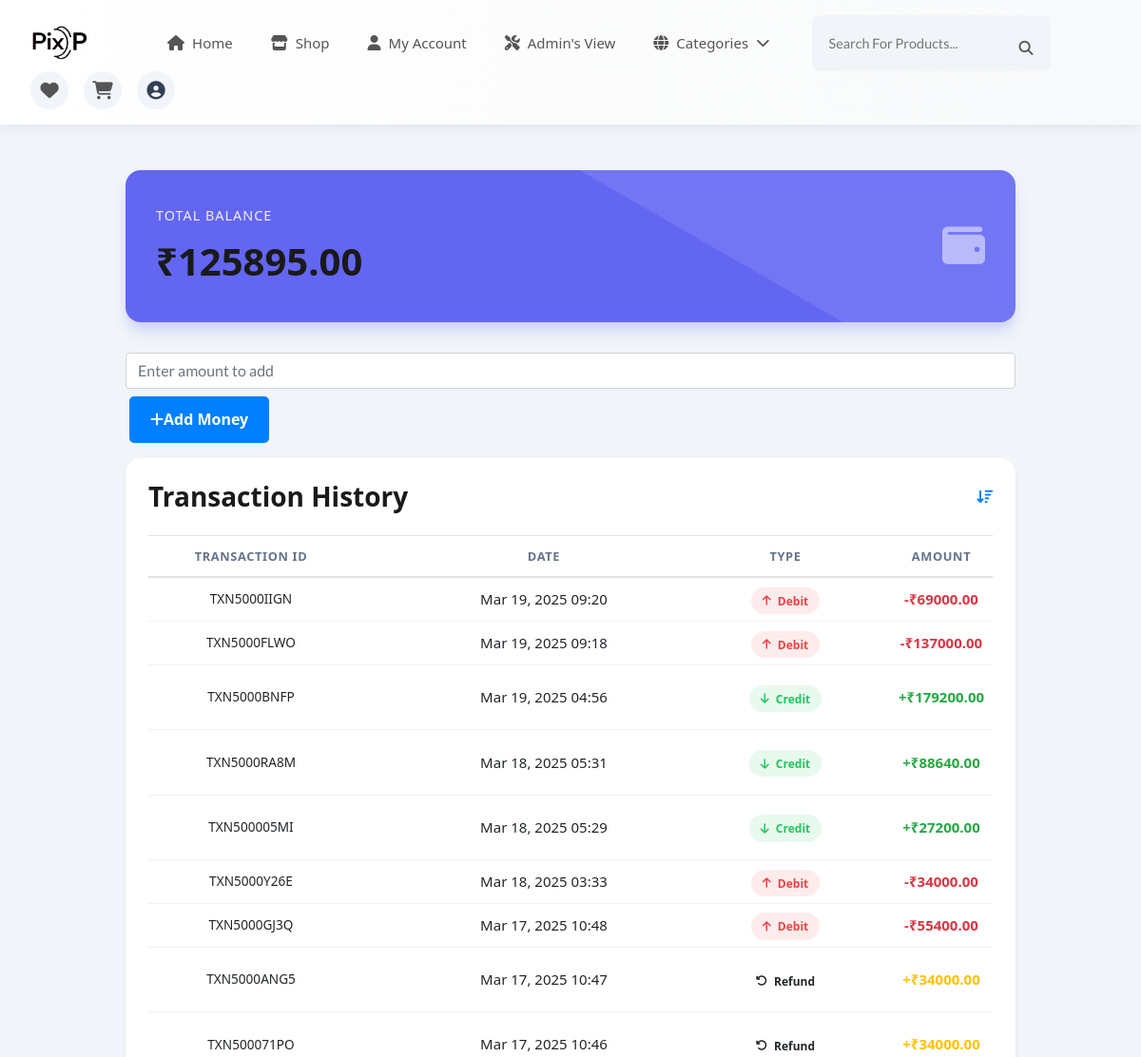
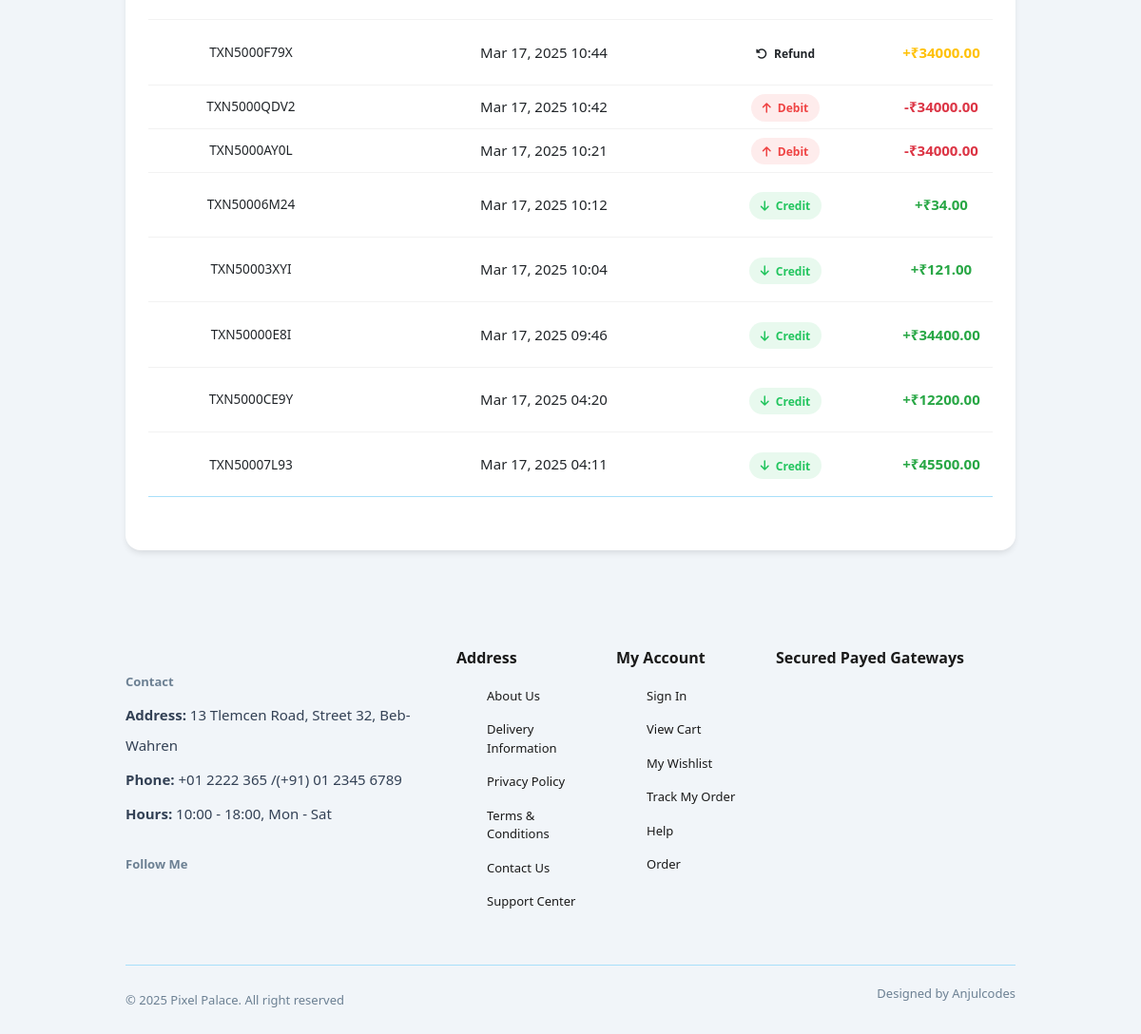
The app's page /payment/wallet/ (signed in) with its own data (2 pictures, top to bottom).
### payment/models.py (models this page shows, shortened)
class Wallet(models.Model):
    user = models.OneToOneField(User, on_delete=models.CASCADE, related_name="wallet")
    balance = models.DecimalField(max_digits=10, decimal_places=2, default=0.00)

class WalletTransaction(models.Model):
    TRANSACTION_TYPES = [
        ("CREDIT", "Credit"),
        ("DEBIT", "Debit"),
        ('REFUND','Refund')
    ]
    wallet = models.ForeignKey(Wallet, on_delete=models.CASCADE, related_name="transactions")
    amount = models.DecimalField(max_digits=10, decimal_places=2)
    transaction_type = models.CharField(max_length=10, choices=TRANSACTION_TYPES)
    description = models.CharField(max_length=255, blank=True, null=True)
    created_at = models.DateTimeField(auto_now_add=True)
    order = models.ForeignKey("PaymentOrder", on_delete=models.SET_NULL, null=True, blank=True, related_name="refund_transactions")  # Store the order for refunds
    transaction_unique_id = models.CharField(max_length=20, unique=True, blank=True, null=True)

### payment/views.py (the view)
# urls.py: path("wallet/", views.wallet_detail, name="wallet_detail"),
@custom_login_required
def wallet_detail(request):
    wallet, created = Wallet.objects.get_or_create(user=request.user)  # Ensure wallet exists
    transactions = wallet.transactions.all().order_by("-created_at")  # Get all transactions (latest first)
    context = {
        "wallet": wallet,
        "transactions": transactions,
    }
    return render(request, "wallet/wallet_detail.html", context)

### cart/context_processors.py (called while the page is built)
def cart_item_count(request):
    if request.user.is_authenticated:
        cart, created = Cart.objects.get_or_create(user=request.user)
        count = cart.cart_items.count()  # Count total items in the cart
    else:
        count = 0  # If user is not logged in, set count to 0
    return {'cart_count': count}

def wishlist_item_count(request):
    if request.user.is_authenticated:
        wishlist, created = Wishlist.objects.get_or_create(user=request.user)
        count = wishlist.items.count()  # Use 'items' from related_name in WishlistItem
    else:
        count = 0  # No wishlist items if user is not logged in
    return {'wishlist_count': count}

### templates/wallet/wallet_detail.html (shortened to what this page needs)
{% extends "base.html" %}
{% load static %}
{% block extra_css %}
<link href="{% static 'css/styles.css' %}" rel="stylesheet" />
<link href="{% static 'css/wallet.css' %}" rel="stylesheet" />
{% endblock %}
{% block content %}
<div class="container py-5">
  <div class="wallet-header">
    <div class="row align-items-center">
      <div class="col-md-6">
        <p class="balance-label mb-1">Total Balance</p>
        <h1 class="balance-amount">₹{{ wallet.balance }}</h1>
      </div>
      <div class="col-md-6 text-md-end">
        <i class="fas fa-wallet fa-3x opacity-50"></i>
      </div>
    </div>
  </div>
  <div class="mb-3">
    <form id="razorpay-form" method="POST">
      <input type="number" id="amount" name="amount" class="form-control" placeholder="Enter amount to add" required>
      <button type="button" id="rzp-button" class="btn btn-success mt-2">
        <i class="fas fa-plus"></i> Add Money
      </button>
    </form>
  </div>
  <div class="transaction-card">
    <div class="transaction-header">
      <h3 class="m-0 fw-bold">Transaction History</h3>
      <div>
        <i class="fas fa-arrow-down-wide-short ms-2 text-primary"></i>
      </div>
    </div>
    {% if transactions %}
    <div class="table-responsive">
      <table class="table transaction-table">
        <thead>
          <tr>
            <th>Transaction ID</th>
            <th>Date</th>
            <th>Type</th>
            <th>Amount</th>
          </tr>
        </thead>
        <tbody>
          {% for transaction in transactions %}
          <tr>
            <td class="transaction-id">{{ transaction.transaction_unique_id }}</td>
            <td>{{ transaction.created_at|date:"M d, Y H:i" }}</td>
            <td>
              {% if transaction.transaction_type == "CREDIT" %}
              <span class="transaction-type credit">
                <i class="fas fa-arrow-down me-1"></i> Credit
              </span>
              {% elif transaction.transaction_type == "REFUND" %}
              <span class="transaction-type refund">
                <i class="fas fa-undo-alt me-1"></i> Refund
              </span>
              {% else %}
              <span class="transaction-type debit">
                <i class="fas fa-arrow-up me-1"></i> Debit
              </span>
              {% endif %}
            </td>
            <td class="fw-semibold
                {% if transaction.transaction_type == 'CREDIT' %}text-success
                {% elif transaction.transaction_type == 'REFUND' %}text-warning
                {% else %}text-danger{% endif %}">
              {% if transaction.transaction_type == "CREDIT" %}+{% elif transaction.transaction_type == "REFUND" %}+{% else %}-{% endif %}₹{{ transaction.amount }}
            </td>
          </tr>
          {% endfor %}
        </tbody>
      </table>
    </div>
    {% else %}
    <div class="empty-state">
      <i class="fas fa-receipt"></i>
      <h5>No transactions yet</h5>
      <p class="text-muted">Your transaction history will appear here</p>
    </div>
    {% endif %}
  </div>
</div>
{% endblock %}

### static/css/styles.css (style rules this page uses)
:root { --header-height: 4rem; --first-color: hsl(210, 100%, 50%); --first-color-alt: hsl(200, 100%, 80%); --second-color: hsl(35, 100%, 50%); --title-color: hsl(0, 0%, 10%); --text-color: hsl(210, 10%, 30%); --text-color-light: hsl(210, 15%, 50%); --body-color: hsl(0, 0%, 100%); --container-color: hsl(210, 20%, 95%); --border-color: hsl(210, 50%, 90%); --border-color-alt: hsl(200, 89%, 82%); --body-font: "Lato", sans-serif; --second-font: "League Spartan" sans-serif; --big-font-size: 3.5rem; --h1-font-size: 2.75rem; --h2-font-size: 2rem; --h3-font-size: 1.75rem; --h4-font-size: 1.375rem; --large-font-size: 1.125rem; --normal-font-size: 1rem; --small-font-size: 0.875rem; --smaller-font-size: 0.75rem; --tiny-font-size: 0.6875rem; --weight-400: 400; --weight-500: 500; --weight-600: 600; --weight-700: 700; --transition: cubic-bezier(0, 0, 0.05, 1); }
@media screen and (max-width: 1200px) { :root { --big-font-size: 2.25rem; --h1-font-size: 2rem; --h2-font-size: 1.375rem; --h3-font-size: 1.25rem; --h4-font-size: 1.125rem; --large-font-size: 1rem; --normal-font-size: 0.9375rem; --small-font-size: 0.8125rem; --smaller-font-size: 0.6875rem; --tiny-font-size: 0.625rem; } }
* { margin: 0; padding: 0; box-sizing: border-box; }
html { scroll-behavior: smooth; }
input, textarea, body { color: var(--text-color); font-family: var(--body-font); font-size: var(--normal-font-size); font-weight: var(--weight-400); }
body { background-color: var(--body-color); }
h1, h2, h3, h4 { font-family: var(--second-font); color: var(--title-color); font-weight: var(--weight-600); }
p { line-height: 2rem; }
button, textarea, input { background-color: transparent; border: none; outline: none; }
table { width: 100%; border-collapse: collapse; }
.container { max-width: 1320px; margin-inline: auto; padding-inline: 0.75rem; }
.btn { background-color: var(--first-color); color: var(--body-color); height: 49px; line-height: 43px; font-family: var(--second-font); font-size: var(--small-font-size); font-weight: var(--weight-700); border-radius: 0.25rem; -webkit-border-radius: 0.25rem; -moz-border-radius: 0.25rem; -ms-border-radius: 0.25rem; -o-border-radius: 0.25rem; transition: all 0.4s var(--transition); -webkit-transition: all 0.4s var(--transition); -moz-transition: all 0.4s var(--transition); -ms-transition: all 0.4s var(--transition); -o-transition: all 0.4s var(--transition); }
form button { margin-top: 10px; }
form input, form select, form textarea { border: 1px solid #ccc; padding: 8px; font-size: 14px; border-radius: 4px; }
.btn { display: flex; align-items: center; justify-content: center; text-align: center; margin :4px; border: 2px solid var(--first-color); background-color: var(--first-color); border: 2px solid var(--first-color); color: var(--body-color); padding: 12px 20px; font-size: 16px; font-weight: bold; border-radius: 5px; cursor: pointer; transition: background-color 0.3s; }
.table { table-layout: fixed; margin-bottom: 2rem; }
.table tbody tr { border-top: 1px solid var(--border-color-alt); }
.table tr:last-child { border-bottom: 1px solid var(--border-color-alt); }
.table thead tr th:nth-child(1), .table tbody tr td:nth-child(1) { width: 216px; }
.table thead tr th:nth-child(2), .table tbody tr td:nth-child(2) { width: 400px; }
.table thead tr th:nth-child(3), .table tbody tr td:nth-child(3) { width: 108px; }
.table thead tr th:nth-child(4), .table tbody tr td:nth-child(4) { width: 220px; }
.table thead tr th, .table tbody tr td { padding: 0.7rem 0.5rem; text-align: center; }
@media screen and (max-width: 1400px) { .container { max-width: 1140px; } }
@media screen and (max-width: 1200px) { .container { max-width: 960px; } }

### templates/base.html (style rules this page uses)
p { margin-bottom: 0rem; }

### templates/navbar.html (style rules this page uses)
html { scroll-behavior: smooth; }

### records on screen
Wallet: balance "125895.00"
WalletTransaction: transaction_type "DEBIT" (drawn)
WalletTransaction: transaction_type "DEBIT" (drawn)
WalletTransaction: transaction_type "CREDIT" (drawn)
WalletTransaction: transaction_type "CREDIT" (drawn)
WalletTransaction: transaction_type "CREDIT" (drawn)
WalletTransaction: transaction_type "DEBIT" (drawn)
WalletTransaction: transaction_type "DEBIT" (drawn)
WalletTransaction: transaction_type "REFUND" (drawn)
WalletTransaction: transaction_type "REFUND" (drawn)
WalletTransaction: transaction_type "REFUND" (drawn)
WalletTransaction: transaction_type "DEBIT" (drawn)
WalletTransaction: transaction_type "DEBIT" (drawn)
WalletTransaction: transaction_type "CREDIT" (drawn)
WalletTransaction: transaction_type "CREDIT" (drawn)
WalletTransaction: transaction_type "CREDIT" (drawn)
WalletTransaction: transaction_type "CREDIT" (drawn)
WalletTransaction: transaction_type "CREDIT" (drawn)
